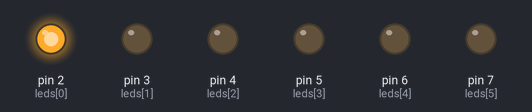
This sketch was run on a simulated Arduino Uno, built with avr-gcc and run on an emulated ATmega328P. Parts: output pins drawn as LEDs (lit = HIGH).

Above: at 0.05 s.
At 0.35 s:
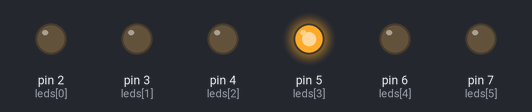
At 0.95 s:
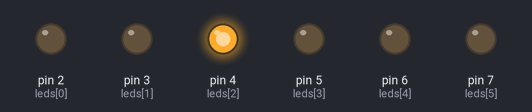
At 1.35 s:
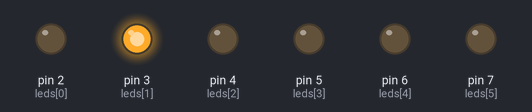
At 1.8 s:
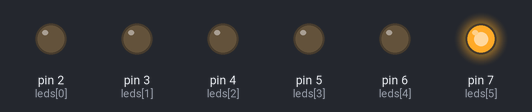
At 2.85 s:
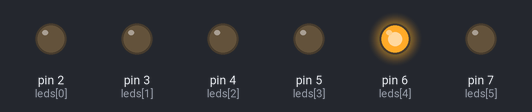
Timing chart, 0 to 3.1 s (numbered marks = the images above):
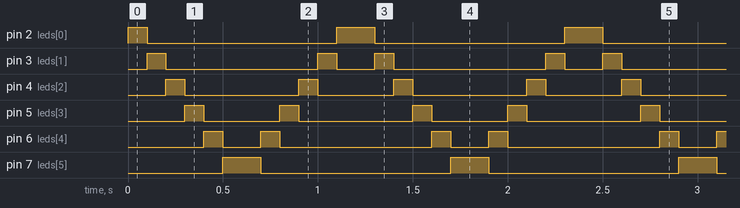

The sketch:

kara_simsek.ino
```cpp
//With for loop and arrays we can make a project by using leds,whose name is kara şimşek.

int leds[]={2,3,4,5,6,7}; //definition of array.

void setup() {
  for(int i=0; i<6; i++){
    pinMode(leds[i],OUTPUT);
  }

}

void loop() {

  for(int i=0; i<6; i++){
    digitalWrite(leds[i],HIGH);
    delay(100);
    digitalWrite(leds[i],LOW);
  }

  for(int j=5; j>-1; j--){ //vice versa loop
     digitalWrite(leds[j],HIGH);
     delay(100);
     digitalWrite(leds[j],LOW);
  }
}
```

Measured:
- by itself, pin 2 (leds[0]): repeats every 1.2 s: LOW 1.0 s, HIGH 0.20 s
- by itself, pin 3 (leds[1]): repeats every 1.2 s: LOW 0.80 s, HIGH 0.10 s, LOW 0.20 s, HIGH 0.10 s
- by itself, pin 4 (leds[2]): repeats every 1.2 s: LOW 0.60 s, HIGH 0.10 s, LOW 0.40 s, HIGH 0.10 s
- by itself, pin 5 (leds[3]): repeats every 1.2 s: LOW 0.40 s, HIGH 0.10 s, LOW 0.60 s, HIGH 0.10 s
- by itself, pin 6 (leds[4]): repeats every 1.2 s: LOW 0.20 s, HIGH 0.10 s, LOW 0.80 s, HIGH 0.10 s
- by itself, pin 7 (leds[5]): alternates HIGH for 0.20 s and LOW for 1.0 s
